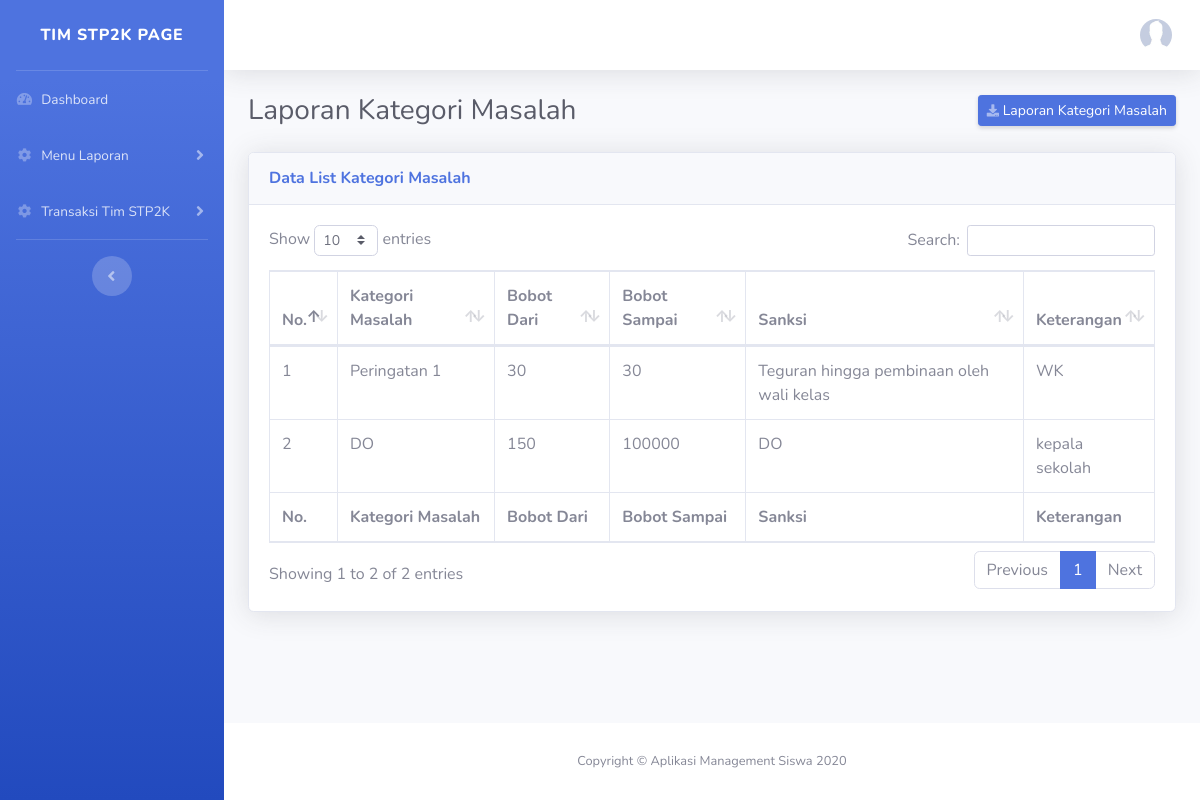
The page /index.php/laporankategorimasalah2 on the database its author committed.
### tables this page shows
CREATE TABLE `rilah` (
  `id_kategori_masalah` int(11) NOT NULL,
  `kategori_masalah` varchar(255) DEFAULT NULL,
  `bobot_dari` int(11) DEFAULT NULL,
  `bobot_sampai` int(11) DEFAULT NULL,
  `sanksi` varchar(255) DEFAULT NULL,
  `ket` text
);

### application/controllers/LaporanKategoriMasalah2.php (called while the page is built, shortened)
<?php
class LaporanKategoriMasalah2 extends CI_Controller {
    public function __construct()
    {
        $this->load->library('pdf');
        $this->load->model('RilahModel');
    }
    public function index ()
    {
        $data = $this->RilahModel->getAllData();
        $this->load->view('layout/header', ['data' => $data]);
        $this->load->view('tim_spt2k/side_menu');
        $this->load->view('tim_spt2k/laporan_kategori_masalah');
        $this->load->view('layout/footer');
    }
}

### index.php (called while the page is built, shortened)
<?php
require_once BASEPATH.'core/CodeIgniter.php';

### application/models/RilahModel.php (called while the page is built, shortened)
<?php
class RilahModel extends CI_Model
{
    public function getAllData()
    {
        return $this->db->get('rilah')->result_array();
    }
}

### application/views/tim_spt2k/laporan_kategori_masalah.php (the view, shortened to what this page needs)
<div class="d-sm-flex align-items-center justify-content-between mb-4">
  <h1 class="h3 mb-0 text-gray-800">Laporan Kategori Masalah</h1>
  <a href="<?= base_url('laporankategorimasalah/laporankeseluruhan'); ?>" class="d-none d-sm-inline-block btn btn-sm btn-primary shadow-sm"><i class="fas fa-download fa-sm text-white-50"></i> Laporan Kategori Masalah</a>
</div>
<div class="card shadow mb-4">
  <div class="card-header py-3">
    <h6 class="m-0 font-weight-bold text-primary">Data List Kategori Masalah</h6>
  </div>
  <div class="card-body">
    <div class="table-responsive">
      <table class="table table-bordered" id="dataTable" width="100%" cellspacing="0">
        <thead>
          <tr>
            <th>No.</th>
            <th>Kategori Masalah</th>
            <th>Bobot Dari</th>
            <th>Bobot Sampai</th>
            <th>Sanksi</th>
            <th>Keterangan</th>
          </tr>
        </thead>
        <tfoot>
          <tr>
            <th>No.</th>
            <th>Kategori Masalah</th>
            <th>Bobot Dari</th>
            <th>Bobot Sampai</th>
            <th>Sanksi</th>
            <th>Keterangan</th>
          </tr>
        </tfoot>
        <tbody>
            <?php $i = 1; foreach ($data as $key) : ?>
          <tr>
            <td><?= $i; ?></td>
            <td><?= $key['kategori_masalah'] ?></td>
            <td><?= $key['bobot_dari'] ?></td>
            <td><?= $key['bobot_sampai'] ?></td>
            <td><?= $key['sanksi'] ?></td>
            <td><?= $key['ket'] ?></td>
          </tr>
            <?php $i++; endforeach; ?>
        </tbody>
      </table>
    </div>
  </div>
</div>

### rows shown on the page
rilah: kategori_masalah "Peringatan 1", bobot_dari "30", bobot_sampai "30", sanksi "Teguran hingga pembinaan oleh wali kelas", ket "WK"
rilah: kategori_masalah "DO", bobot_dari "150", bobot_sampai "100000", sanksi "DO", ket "kepala sekolah"
